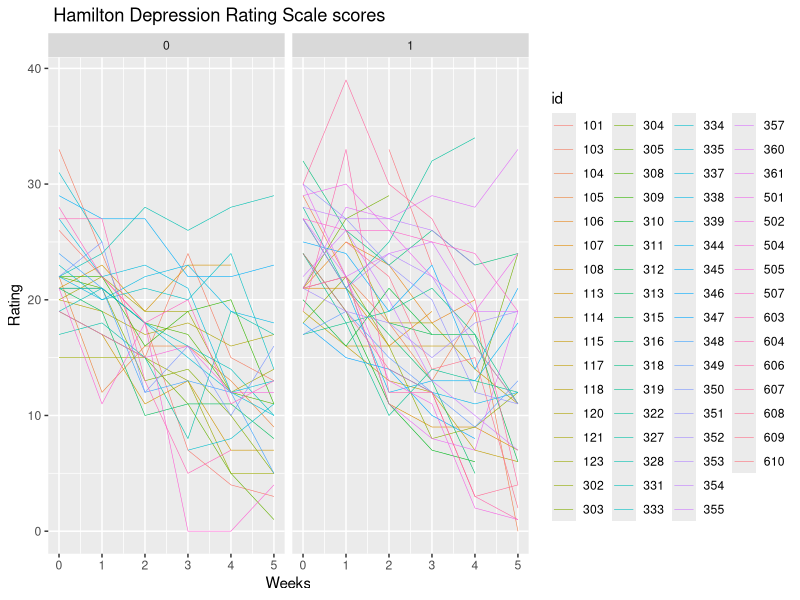

The R script that drew this image:
## ---- chunk 1
library("data.table")
library("tidyr")
library("dplyr")
library("reshape2")
library("ggplot2")
library("nlme")
## ---- chunk 2
df_wide <- fread("hdrs.txt", na.strings = ".")
df_wide
## ---- chunk 3
colnames(df_wide) <- c("id",  "group", "0", "1", "2", "3",  "4", "5")

df_long <- gather(data = df_wide ,
                         key = "week",
                         value = "score",
                         3:8)

# change type of variables into factors
df_long  <- within(df_long, {
  id <- factor(id)
  week <- as.integer(week)
})

df_long
## ---- chunk 4
 ggplot(data = df_long, aes(x = week , y = score, group = id)) +
  geom_line(aes(colour = id), size = 0.2) +
  facet_grid(. ~ group) + 
  xlab("Weeks") +
  ylab("Rating") +
  ggtitle(" Hamilton Depression Rating Scale scores") 
## ---- chunk 5
df_long_filtered  <- na.omit(df_long)
df_long_filtered
## ---- chunk 6
glsREML <- gls(score ~ week + group + week*group, 
            data = df_long_filtered , 
            correlation = corSymm(form = ~ 1 |id),
            weights = varIdent(form = ~ 1 | week),
            method = "REML")

summary(glsREML)
## ---- chunk 7
glsML <- update(glsREML, method = "ML")
summary(glsML)
## ---- chunk 8
skodak_wide <- fread("skodak.txt", na.strings = ".")
skodak_wide
## ---- chunk 9
skodak_age <- 
  skodak_wide %>%
  gather(key = "occasion",
         value = "age",
         3:6) %>%
  select(-starts_with("iq"))

skodak_iq <- 
  skodak_wide %>%
  gather(key = "occasion",
         value = "iq",
         7:10) %>%
  select(-starts_with("age"))

skodak_long <- cbind(skodak_age, skodak_iq["iq"])

# change type of variables into factors
skodak_long <- within(skodak_long, {
  id <- factor(id)
  occasion <- factor(occasion)
})

#rename levels
levels(skodak_long$occasion) <- c("1", "2", "3", "4")

## ---- chunk 10
skodak_long_filtered  <- skodak_long %>% na.omit() %>% arrange(id)
skodak_long_filtered 
## ---- chunk 11
glsREML <- gls(iq ~ age , 
            data = skodak_long_filtered , 
            correlation = corSymm(form = ~ 1 |id),
            weights = varIdent(form = ~ 1 | occasion),
            method = "REML")

summary(glsREML)
